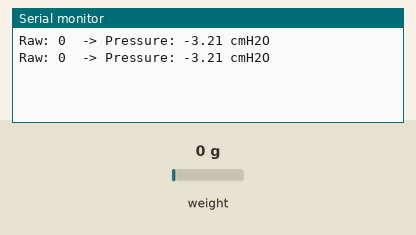
The sketch below on a simulated Arduino Uno, built with avr-gcc and run on an emulated ATmega328P. Parts: the last lines printed to the serial monitor. Inputs (shaded band) come from the test bench; at power-on: weight on the scale 0 g.

Above: at 3.3 s.
3.4 s: weight on the scale set to 100 g
At 5.2 s:
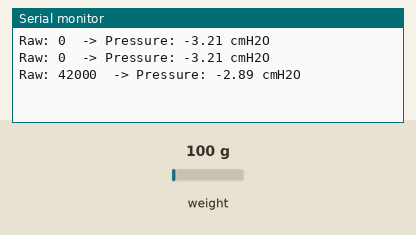
5.5 s: weight on the scale set to 1250 g
At 6.7 s:
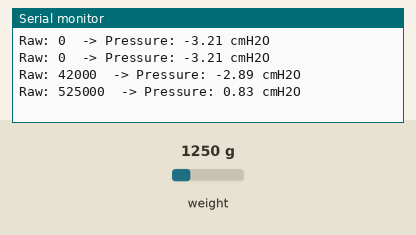
Timing chart, 0 to 8.5 s (numbered marks = the images above; inputs shaded):
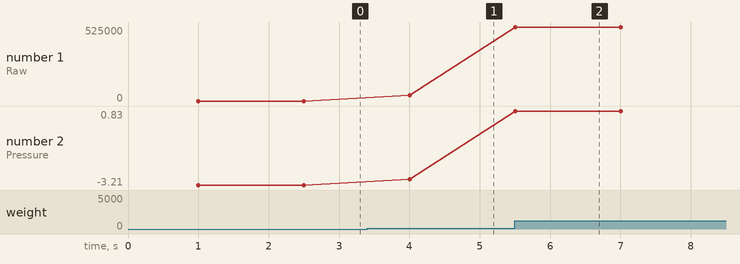

Measured:
- after the input at 3.4 s, the serial monitor: prints a new line after 0.60 s (image 1)
- after the input at 5.5 s, the serial monitor: prints a new line at once (image 2)
- plotted number 1: 0 → 42000 after the input at 3.4 s, 42000 → 525000 after the input at 5.5 s
- plotted number 2: -3.21 → -2.89 after the input at 3.4 s, -2.89 → 0.83 after the input at 5.5 s

The sketch:

cm_H20_PAINT_IT_BLACK.ino
```cpp
#include "HX711.h"

// Pin connections for HX711
const byte MPS_OUT_pin = 2; // DT pin
const byte MPS_SCK_pin = 3; // SCK pin

HX711 MPS20N0040D;

// Calibration constants (from your measurements)
const long OFFSET = 417000;       // baseline raw value
const float SLOPE = 129875.0;      // counts per cmH2O

void setup() {
  Serial.begin(9600);
  MPS20N0040D.begin(MPS_OUT_pin, MPS_SCK_pin);
}

void loop() {
  // Take an average of 10 samples
  long avg_val = MPS20N0040D.read_average(10);

  // Convert raw value to cmH2O
  float pressure_cmH2O = (avg_val - OFFSET) / SLOPE;

  // Print results
  Serial.print("Raw: ");
  Serial.print(avg_val);
  Serial.print("  -> Pressure: ");
  Serial.print(pressure_cmH2O, 2); // 2 decimal places
  Serial.println(" cmH2O");

  delay(500); // half-second update
}
```
